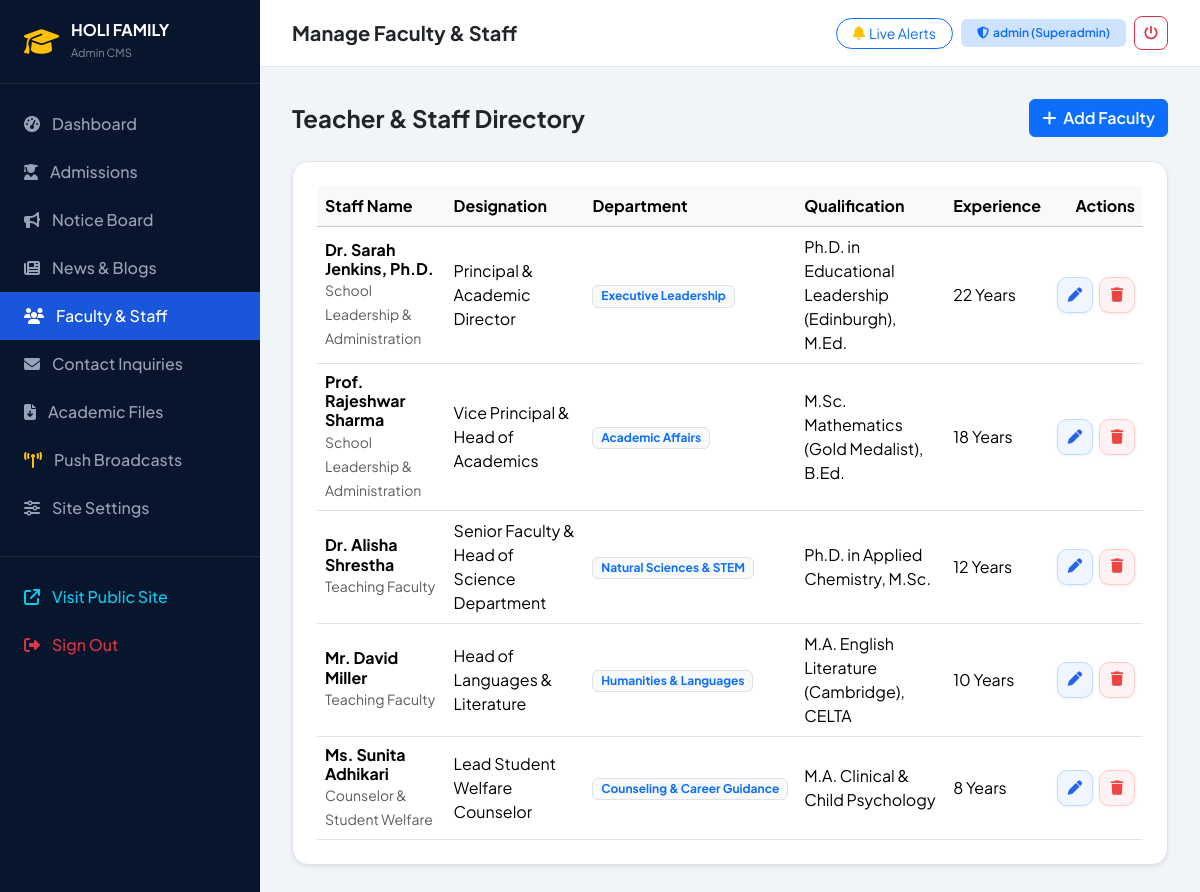
/portal/teachers/ (signed in), run on the app's committed database.
### school/models.py (models this page shows, shortened)
class TeacherStaff(models.Model):
    STAFF_TYPE_CHOICES = [
        ('management', 'School Leadership & Administration'),
        ('teacher', 'Teaching Faculty'),
        ('counselor', 'Counselor & Student Welfare'),
        ('support', 'Administrative & Support Staff'),
    ]
    name = models.CharField(max_length=150)
    staff_type = models.CharField(max_length=50, choices=STAFF_TYPE_CHOICES, default='teacher')
    designation = models.CharField(max_length=150)
    department = models.CharField(max_length=100, default="General Science & Tech")
    qualification = models.CharField(max_length=200, default="M.Sc. / M.Ed.")
    experience_years = models.PositiveIntegerField(default=5)
    subject_specialization = models.CharField(max_length=200, blank=True)
    bio = models.TextField(blank=True)
    photo = models.ImageField(upload_to='staff/photos/', blank=True, null=True)
    email = models.EmailField(blank=True, null=True)
    phone = models.CharField(max_length=50, blank=True, null=True)
    order = models.PositiveIntegerField(default=1)
    is_featured = models.BooleanField(default=False)
    class Meta:
        ordering = ['order', 'name']
        verbose_name = "Teacher & Staff Member"
        verbose_name_plural = "Teachers & Staff"

### portal/views.py (the view)
# urls.py: path('teachers/', views.manage_teachers, name='manage_teachers'),
@login_required
def manage_teachers(request):
    staff_list = TeacherStaff.objects.all()
    return render(request, 'portal/teachers_list.html', {'staff_list': staff_list})

### school/context_processors.py (called while the page is built)
def school_global_context(request):
    school_info = SchoolProfile.objects.first()
    recent_notices = Notice.objects.filter(is_published=True)[:5]
    return {
        'school_info': school_info,
        'global_recent_notices': recent_notices,
    }

### templates/portal/teachers_list.html
{% extends 'portal/base_admin.html' %}
{% block page_title %}Manage Faculty & Staff{% endblock %}
{% block admin_content %}
<div class="d-flex justify-content-between align-items-center mb-4">
  <h4 class="fw-bold text-dark mb-0">Teacher & Staff Directory</h4>
  <a href="{% url 'portal:create_teacher' %}" class="btn btn-primary fw-semibold"><i class="fa-solid fa-plus me-1"></i> Add Faculty</a>
</div>
<div class="bg-white p-4 rounded-4 border shadow-sm">
  <div class="table-responsive">
    <table class="table table-hover align-middle mb-0">
      <thead class="table-light">
        <tr>
          <th>Staff Name</th>
          <th>Designation</th>
          <th>Department</th>
          <th>Qualification</th>
          <th>Experience</th>
          <th class="text-end">Actions</th>
        </tr>
      </thead>
      <tbody>
        {% for teacher in staff_list %}
        <tr>
          <td>
            <h6 class="fw-bold mb-0">{{ teacher.name }}</h6>
            <small class="text-muted">{{ teacher.get_staff_type_display }}</small>
          </td>
          <td>{{ teacher.designation }}</td>
          <td><span class="badge bg-light text-primary border">{{ teacher.department }}</span></td>
          <td>{{ teacher.qualification }}</td>
          <td>{{ teacher.experience_years }} Years</td>
          <td class="text-end">
            <div class="table-actions">
              <a href="{% url 'portal:edit_teacher' teacher.pk %}" class="btn-action-edit" title="Edit Profile"><i class="fa-solid fa-pen"></i></a>
              <a href="{% url 'portal:delete_teacher' teacher.pk %}" class="btn-action-delete" title="Delete Profile" onclick="return confirm('Remove faculty profile?');"><i class="fa-solid fa-trash"></i></a>
            </div>
          </td>
        </tr>
        {% empty %}
        <tr>
          <td colspan="6" class="text-center py-4 text-muted">No faculty members registered.</td>
        </tr>
        {% endfor %}
      </tbody>
    </table>
  </div>
</div>
{% endblock %}

### templates/portal/base_admin.html (shortened to what this page needs)
{% load static %}
<!DOCTYPE html>
<html lang="en">
<head>
  <link href="https://cdn.jsdelivr.net/npm/bootstrap@5.3.3/dist/css/bootstrap.min.css" rel="stylesheet">
  <link rel="stylesheet" href="https://cdnjs.cloudflare.com/ajax/libs/font-awesome/6.5.1/css/all.min.css">
  <link rel="stylesheet" href="{% static 'css/admin.css' %}">
</head>
<body class="admin-body">
  <div class="admin-wrapper">
    <aside class="admin-sidebar">
      <div class="sidebar-brand">
        <i class="fa-solid fa-graduation-cap text-warning fs-3"></i>
        <div>
          <h6 class="fw-bold mb-0 text-white">HOLI FAMILY</h6>
          <small class="text-white-50" style="font-size: 0.7rem;">Admin CMS</small>
        </div>
      </div>
      <ul class="nav flex-column py-3">
        <li class="nav-item">
          <a class="nav-link {% if request.resolver_match.url_name == 'dashboard' %}active{% endif %}" href="{% url 'portal:dashboard' %}">
            <i class="fa-solid fa-gauge-high"></i> Dashboard
          </a>
        </li>
        <li class="nav-item">
          <a class="nav-link {% if 'admissions' in request.path %}active{% endif %}" href="{% url 'portal:manage_admissions' %}">
            <i class="fa-solid fa-user-graduate"></i> Admissions
          </a>
        </li>
        <li class="nav-item">
          <a class="nav-link {% if 'notices' in request.path %}active{% endif %}" href="{% url 'portal:manage_notices' %}">
            <i class="fa-solid fa-bullhorn"></i> Notice Board
          </a>
        </li>
        <li class="nav-item">
          <a class="nav-link {% if 'blogs' in request.path %}active{% endif %}" href="{% url 'portal:manage_blogs' %}">
            <i class="fa-solid fa-newspaper"></i> News & Blogs
          </a>
        </li>
        <li class="nav-item">
          <a class="nav-link {% if 'teachers' in request.path %}active{% endif %}" href="{% url 'portal:manage_teachers' %}">
            <i class="fa-solid fa-users"></i> Faculty & Staff
          </a>
        </li>
        <li class="nav-item">
          <a class="nav-link {% if 'messages' in request.path %}active{% endif %}" href="{% url 'portal:manage_messages' %}">
            <i class="fa-solid fa-envelope"></i> Contact Inquiries
          </a>
        </li>
        <li class="nav-item">
          <a class="nav-link {% if 'resources' in request.path %}active{% endif %}" href="{% url 'portal:manage_resources' %}">
            <i class="fa-solid fa-file-arrow-down"></i> Academic Files
          </a>
        </li>
        <li class="nav-item">
          <a class="nav-link {% if 'push' in request.path %}active{% endif %}" href="{% url 'portal:push_manager' %}">
            <i class="fa-solid fa-tower-broadcast text-warning"></i> Push Broadcasts
          </a>
        </li>
        <li class="nav-item">
          <a class="nav-link {% if 'settings' in request.path %}active{% endif %}" href="{% url 'portal:school_settings' %}">
            <i class="fa-solid fa-sliders"></i> Site Settings
          </a>
        </li>
        <li class="nav-item mt-4 pt-3 border-top border-secondary border-opacity-25">
          <a class="nav-link text-info" href="{% url 'home' %}" target="_blank">
            <i class="fa-solid fa-arrow-up-right-from-square"></i> Visit Public Site
          </a>
        </li>
        <li class="nav-item">
          <a class="nav-link text-danger" href="{% url 'portal:logout' %}">
            <i class="fa-solid fa-right-from-bracket"></i> Sign Out
          </a>
        </li>
      </ul>
    </aside>
    <div class="admin-main">
      <header class="admin-topbar">
        <div class="d-flex align-items-center gap-3 min-w-0">
          <h5 class="mb-0 fw-bold text-dark text-truncate">{% block page_title %}Dashboard Overview{% endblock %}</h5>
        </div>
        <div class="d-flex align-items-center gap-2 text-nowrap flex-shrink-0 ms-3">
          <button type="button" data-push-toggle class="btn btn-outline-primary btn-sm rounded-pill px-3 py-1 text-nowrap d-inline-flex align-items-center gap-1 shadow-2xs">
          </button>
          <span class="badge bg-primary-subtle text-primary px-3 py-2 fw-semibold d-inline-flex align-items-center gap-1 text-nowrap">
            <i class="fa-solid fa-shield-halved"></i> <span>{{ user.username }} ({{ user.is_superuser|yesno:"Superadmin,Editor" }})</span>
          </span>
          <a href="{% url 'portal:logout' %}" class="btn btn-outline-danger btn-sm rounded-3 d-inline-flex align-items-center justify-content-center" style="width: 34px; height: 34px;" title="Sign Out">
            <i class="fa-solid fa-power-off"></i>
          </a>
        </div>
      </header>
      <div class="admin-content">
        {% block admin_content %}{% endblock %}
      </div>
    </div>
  </div>
</body>
</html>

### static/css/admin.css (style rules this page uses)
:root { --hf-admin-sidebar-bg: #07162c; --hf-admin-sidebar-hover: #0f2b59; --hf-admin-sidebar-active: #1a56db; --hf-admin-header-bg: #ffffff; --hf-admin-body-bg: #f1f5f9; }
body.admin-body { background-color: var(--hf-admin-body-bg); font-family: 'Plus Jakarta Sans', sans-serif; }
.admin-wrapper { display: flex; min-height: 100vh; }
.admin-sidebar { width: 260px; background-color: var(--hf-admin-sidebar-bg); color: #cbd5e1; flex-shrink: 0; transition: all 0.3s ease; }
.admin-sidebar .sidebar-brand { padding: 20px 24px; border-bottom: 1px solid rgba(255, 255, 255, 0.1); display: flex; align-items: center; gap: 12px; color: #fff; }
.admin-sidebar .nav-link { color: #94a3b8; padding: 12px 24px; font-weight: 500; display: flex; align-items: center; gap: 12px; transition: all 0.2s ease; }
.admin-sidebar .nav-link.active { color: #ffffff; background-color: var(--hf-admin-sidebar-active); border-left: 4px solid var(--hf-gold-accent); }
.admin-main { flex-grow: 1; display: flex; flex-direction: column; min-width: 0; }
.admin-topbar { background-color: var(--hf-admin-header-bg); padding: 16px 32px; border-bottom: 1px solid #e2e8f0; display: flex; justify-content: space-between; align-items: center; flex-wrap: nowrap; gap: 16px; }
.admin-topbar .btn, .admin-topbar .badge { white-space: nowrap !important; }
.admin-content { padding: 32px; flex-grow: 1; }
.table td.text-end, .table td:last-child { white-space: nowrap !important; }
.table-actions { display: inline-flex; align-items: center; justify-content: flex-end; gap: 6px; flex-wrap: nowrap; }
.btn-action-edit { display: inline-flex; align-items: center; justify-content: center; width: 36px; height: 36px; border-radius: 10px; background: #eff6ff; color: #2563eb; border: 1px solid #bfdbfe; font-size: 0.9rem; text-decoration: none; transition: all 0.2s cubic-bezier(0.16, 1, 0.3, 1); box-shadow: 0 1px 3px rgba(37, 99, 235, 0.1); }
.btn-action-delete { display: inline-flex; align-items: center; justify-content: center; width: 36px; height: 36px; border-radius: 10px; background: #fef2f2; color: #ef4444; border: 1px solid #fecaca; font-size: 0.9rem; text-decoration: none; transition: all 0.2s cubic-bezier(0.16, 1, 0.3, 1); box-shadow: 0 1px 3px rgba(239, 68, 68, 0.1); }

### data on the page
TeacherStaff: name "Dr. Sarah Jenkins, Ph.D.", staff_type "School Leadership & Administration", designation "Principal & Academic Director", department "Executive Leadership", qualification "Ph.D. in Educational Leadership (Edinburgh), M.Ed.", experience_years "22"
TeacherStaff: name "Prof. Rajeshwar Sharma", staff_type "School Leadership & Administration", designation "Vice Principal & Head of Academics", department "Academic Affairs", qualification "M.Sc. Mathematics (Gold Medalist), B.Ed.", experience_years "18"
TeacherStaff: name "Dr. Alisha Shrestha", staff_type "Teaching Faculty", designation "Senior Faculty & Head of Science Department", department "Natural Sciences & STEM", qualification "Ph.D. in Applied Chemistry, M.Sc.", experience_years "12"
TeacherStaff: name "Mr. David Miller", staff_type "Teaching Faculty", designation "Head of Languages & Literature", department "Humanities & Languages", qualification "M.A. English Literature (Cambridge), CELTA", experience_years "10"
TeacherStaff: name "Ms. Sunita Adhikari", staff_type "Counselor & Student Welfare", designation "Lead Student Welfare Counselor", department "Counseling & Career Guidance", qualification "M.A. Clinical & Child Psychology", experience_years "8"

### other printed values
{{ user.username }} "admin"
{{ user.is_superuser|yesno:"Superadmin,Editor" }} "Superadmin"
